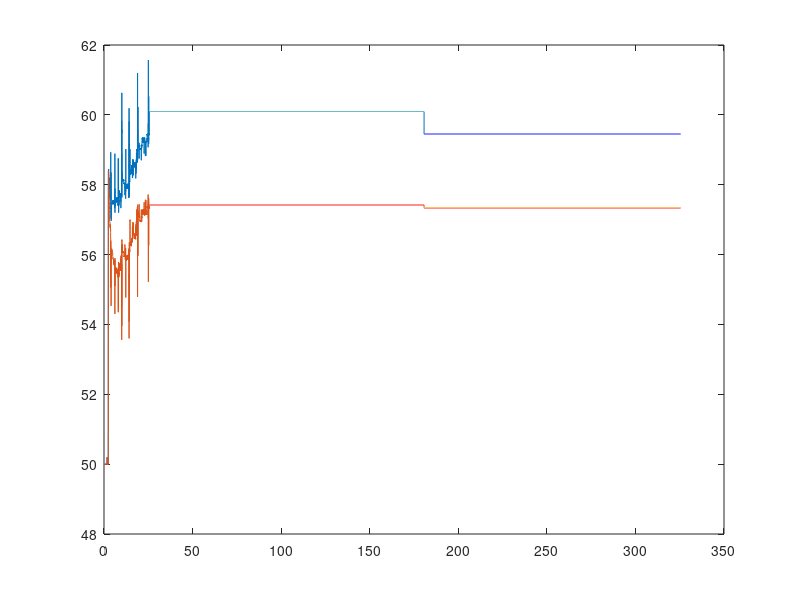

Here is the MATLAB script that generated this plot:
%% Experiment controller 3 on car 2
clear all;
clc; 

%% Loading data without controller
load('no_controller.mat')  
yawrate_no_controller = yawrate;
time_no_controller = time;
speed_FL_no_controller = speed_FL;
speed_FR_no_controller = speed_FR;
speed_RL_no_controller = speed_RL;
speed_RR_no_controller = speed_RR;    
speed_no_controller = transpose([speed_FL_no_controller, speed_FR_no_controller]);
speed_ave_no_controller = mean(speed_no_controller);

%% Load all data of experiments
for i = 1:2     % Change to number of experiments
    if i == 1
        % Kp = 0.3, Ki = 0
        load('experiment_1.mat')
        yawrate_1 = yawrate;
        time_1 = time;
        speed_FL_1 = speed_FL;
        speed_FR_1 = speed_FR;
        speed_RL_1 = speed_RL;
        speed_RR_1 = speed_RR;    
        speed_1 = transpose([speed_FL_1, speed_FR_1]);
        speed_ave_1 = mean(speed_1);
        throttle_out_left_1 = throttle_out_left;
       throttle_out_right_1 = throttle_out_right;
    elseif i == 2
        % Kp = 1.5, Ki = 0.01
        load('experiment_2.mat')
        yawrate_2 = yawrate;
        time_2 = time;
        speed_FL_2 = speed_FL;
        speed_FR_2 = speed_FR;
        speed_RL_2 = speed_RL;
        speed_RR_2 = speed_RR; 
        speed_2 = transpose([speed_FL_2, speed_FR_2]);
        speed_ave_2 = mean(speed_2);
    elseif i == 3
        load('experiment_3.mat')
        yawrate_3 = yawrate;
        time_3 = time;
        speed_FL_3 = speed_FL;
        speed_FR_3 = speed_FR;
        speed_RL_3 = speed_RL;
        speed_RR_3 = speed_RR; 
        speed_3 = transpose([speed_FL_3, speed_FR_3]);
        speed_ave_3 = mean(speed_3);
    elseif i == 4
        load('experiment_4.mat') 
        yawrate_4 = yawrate;
        time_4 = time;
        speed_FL_4 = speed_FL;
        speed_FR_4 = speed_FR;
        speed_RL_4 = speed_RL;
        speed_RR_4 = speed_RR; 
        speed_4 = transpose([speed_FL_4, speed_FR_4]);
        speed_ave_4 = mean(speed_4);
    elseif i == 5
        load('experiment_5.mat')
        yawrate_5 = yawrate;
        time_5 = time;
        speed_FL_5 = speed_FL;
        speed_FR_5 = speed_FR;
        speed_RL_5 = speed_RL;
        speed_RR_5 = speed_RR; 
        speed_5 = transpose([speed_FL_5, speed_FR_5]);
        speed_ave_5 = mean(speed_5);
    elseif i == 6
        load('experiment_6.mat')
        yawrate_6 = yawrate;
        time_6 = time;
        speed_FL_6 = speed_FL;
        speed_FR_6 = speed_FR;
        speed_RL_6 = speed_RL;
        speed_RR_6 = speed_RR; 
        speed_6 = transpose([speed_FL_6, speed_FR_6]);
        speed_ave_6 = mean(speed_6);
    elseif i == 7
        load('experiment_7.mat') 
        yawrate_7 = yawrate;
        time_7 = time;
        speed_FL_7 = speed_FL;
        speed_FR_7 = speed_FR;
        speed_RL_7 = speed_RL;
        speed_RR_7 = speed_RR; 
        speed_7 = transpose([speed_FL_7, speed_FR_7]);
        speed_ave_7 = mean(speed_7);
    elseif i == 8
        load('experiment_8.mat')  
        yawrate_8 = yawrate;
        time_8 = time;
        speed_FL_8 = speed_FL;
        speed_FR_8= speed_FR;
        speed_RL_8 = speed_RL;
        speed_RR_8 = speed_RR; 
        speed_8 = transpose([speed_FL_8, speed_FR_8]);
        speed_ave_8 = mean(speed_8);
    end
end
% 
% %% Plotting
% color = [199, 25, 24]/256;
% 
% % No controller, experiment a
% figure(1)
% scatter(abs(speed_ave_no_controller), abs(yawrate_no_controller), '.');
% hold on 
% grid on
% scatter(abs(speed_ave_1), abs(yawrate_1), '.');
% xlim([0 4])
% ylim([0 2.5])
% title('No controller, experiment a', 'Interpreter', 'latex')
% xlabel('Velocity (m/s)', 'Interpreter', 'latex') 
% ylabel('Yaw Rate (rad/s)', 'Interpreter', 'latex') 
% legend({'No controller','experiment a', 'model'},'Location','northwest', 'Interpreter', 'latex')
% 
% % No controller, experiment b
% figure(2)
% scatter(abs(speed_ave_no_controller), abs(yawrate_no_controller), '.');
% hold on 
% grid on
% scatter(abs(speed_ave_2), abs(yawrate_2), '.');
% xlim([0 4])
% ylim([0 2.5])
% title('No controller, experiment b', 'Interpreter', 'latex')
% xlabel('Velocity (m/s)', 'Interpreter', 'latex') 
% ylabel('Yaw Rate (rad/s)', 'Interpreter', 'latex') 
% legend({'No controller','experiment b', 'model'},'Location','northwest', 'Interpreter', 'latex')
% 
% % % experiment a, experiment b
% % figure(3)
% % scatter(abs(speed_ave_1), abs(yawrate_1), '.');
% % hold on 
% % grid on
% % scatter(abs(speed_ave_2), abs(yawrate_2), '.');
% % xlim([0 4])
% ylim([0 2.5])
% title('experiment a, experiment b', 'Interpreter', 'latex')
% xlabel('Velocity (m/s)', 'Interpreter', 'latex') 
% ylabel('Yaw Rate (rad/s)', 'Interpreter', 'latex') 
% legend({'experiment a','experiment b', 'model'},'Location','northwest', 'Interpreter', 'latex')
% 


plot(time_1,throttle_out_left_1)
hold on

plot(time_1,throttle_out_right_1)



